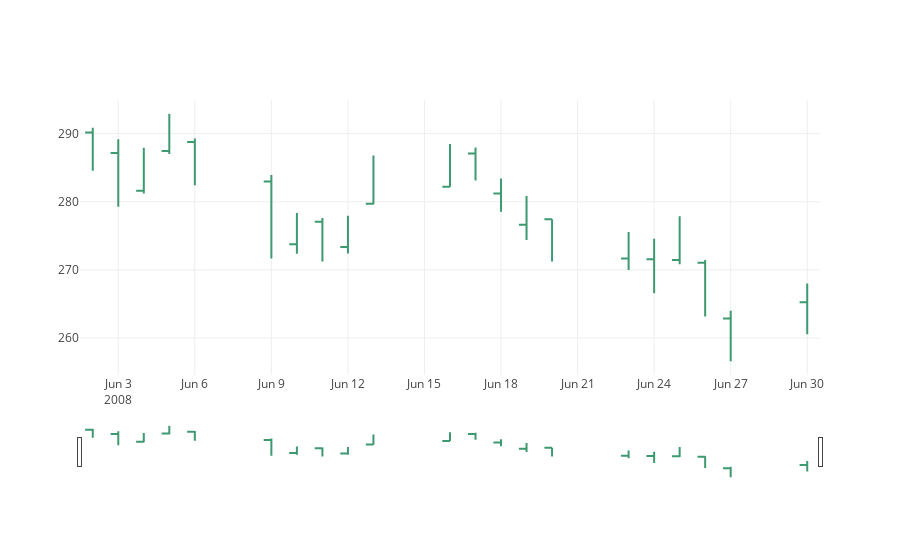

The code cell stored with this chart in its notebook:
### Code cell
# OHLC chart of June 2008
trace = go.Ohlc(x=google['06-2008'].index,
                open=google['06-2008'].Open,
                high=google['06-2008'].High,
                low=google['06-2008'].Low,
                close=google['06-2008'].Close)
data = [trace]
iplot(data, filename='simple_ohlc')
